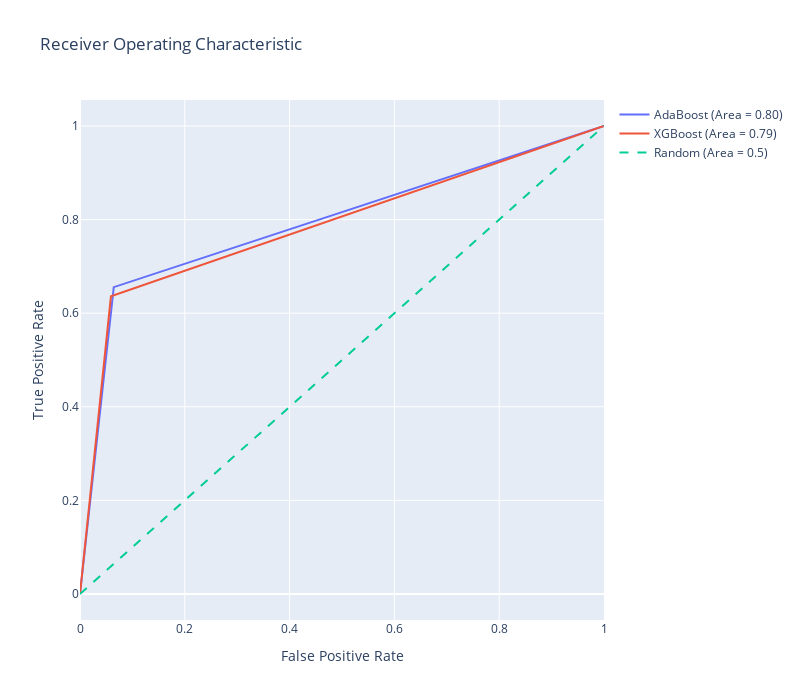

Here is the notebook cell this chart was saved with:
### Code cell
import plotly.graph_objects as go

lr_fpr ,lr_tpr , lr_threshold = roc_curve(y_test,ada_pred)
lr_auc=roc_auc_score(y_test,ada_pred)

rf_fpr ,rf_tpr , rf_threshold = roc_curve(y_test,xg_pred)
rf_auc=roc_auc_score(y_test,xg_pred)
# Generate a trace for the Logistic Regression ROC curve
trace0 = go.Scatter(
    x=lr_fpr,
    y=lr_tpr,
    mode='lines',
    name=f'AdaBoost (Area = {lr_auc:.2f})'
)

trace1 = go.Scatter(
    x=rf_fpr,
    y=rf_tpr,
    mode='lines',
    name=f'XGBoost (Area = {rf_auc:.2f})'
)



# Diagonal line
trace2 = go.Scatter(
    x=[0, 1],
    y=[0, 1],
    mode='lines',
    name='Random (Area = 0.5)',
    line=dict(dash='dash')
)

data = [trace0, trace1, trace2]

# Define layout with square aspect ratio
layout = go.Layout(
    title='Receiver Operating Characteristic',
    xaxis=dict(title='False Positive Rate'),
    yaxis=dict(title='True Positive Rate'),
    autosize=False,
    width=800,
    height=700,
    showlegend=True
)

# Define figure and add data
fig = go.Figure(data=data, layout=layout)

# Show figure
fig.show()

### Figure 1 — Plotly figure (JSON) as saved in the notebook; plotly's stock layout.template omitted (floating-point values rounded to 4 significant figures)
{"data": [{"mode": "lines", "name": "AdaBoost (Area = 0.80)", "type": "scatter", "x": [0, 0.06444, 1], "y": [0, 0.6556, 1]}, {"mode": "lines", "name": "XGBoost (Area = 0.79)", "type": "scatter", "x": [0, 0.05905, 1], "y": [0, 0.6361, 1]}, {"line": {"dash": "dash"}, "mode": "lines", "name": "Random (Area = 0.5)", "type": "scatter", "x": [0, 1], "y": [0, 1]}], "layout": {"autosize": false, "height": 700, "showlegend": true, "title": {"text": "Receiver Operating Characteristic"}, "width": 800, "xaxis": {"title": {"text": "False Positive Rate"}}, "yaxis": {"title": {"text": "True Positive Rate"}}}}
